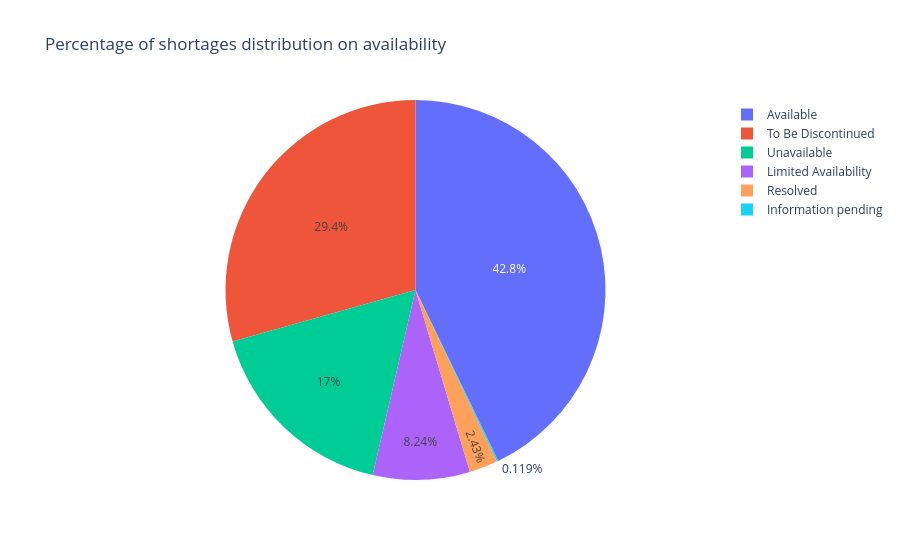

The code cell stored with this chart in its notebook:
### Markdown cell above
# Status Breakdown
Run df['status'].value_counts(). What percentage of shortages are currently active?

### Code cell
def pie_plot_category_distribution(df, groupby_category = 'availability'):
    shortage_counts = df.groupby(groupby_category).size().reset_index(name='count').sort_values('count', ascending=True)
    shortage_counts.columns = [groupby_category, 'count']
    # Pie chart for the  categorical variable:
    fig = px.pie(shortage_counts, values = 'count', names=groupby_category, title = f'Percentage of shortages distribution on {groupby_category}')
    fig.show()
pie_plot_category_distribution(df)

### Figure 1 — Plotly figure (JSON) as saved in the notebook; plotly's stock layout.template omitted (floating-point values rounded to 4 significant figures)
{"data": [{"domain": {"x": [0, 1], "y": [0, 1]}, "hovertemplate": "availability=%{label}<br>count=%{value}<extra></extra>", "labels": ["Information pending", "Resolved", "Limited Availability", "Unavailable", "To Be Discontinued", "Available"], "legendgroup": "", "name": "", "showlegend": true, "type": "pie", "values": [2, 41, 139, 287, 495, 722]}], "layout": {"legend": {"tracegroupgap": 0}, "title": {"text": "Percentage of shortages distribution on availability"}}}
